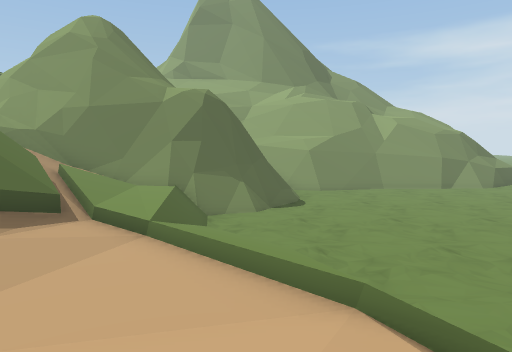
view 1 (above)

16 first-person views from a walk through a 3-D level made in the Unity game engine. The camera is 1.3 m above the floor, tilts 6° down and sees 75° across. The floor is counted in squares, 2 m on a side. Each view is taken from the middle of a square. On the plan, view 1 faces up. The plan holds only what a view shows up to about 10 squares ahead; the rest is blank. The place goes on beyond the plan. Some animated figures are not drawn.

view 2
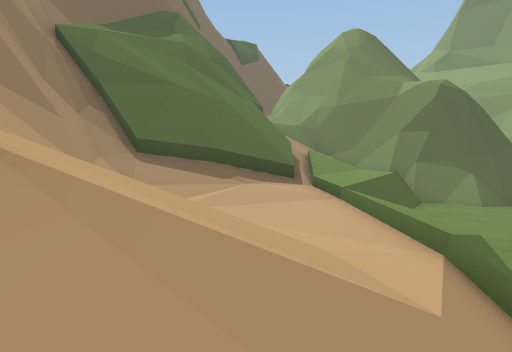

view 3
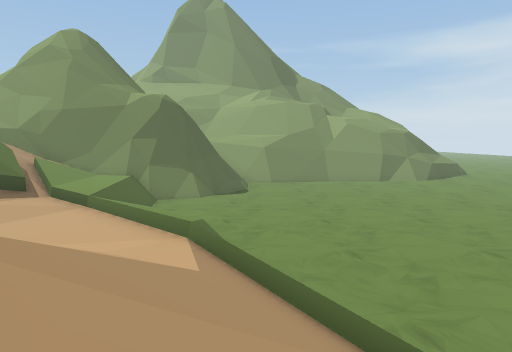

view 4
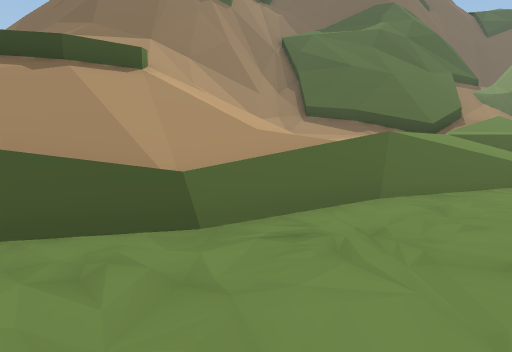

view 5
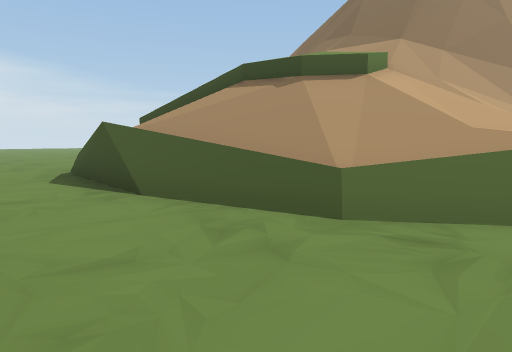

view 6
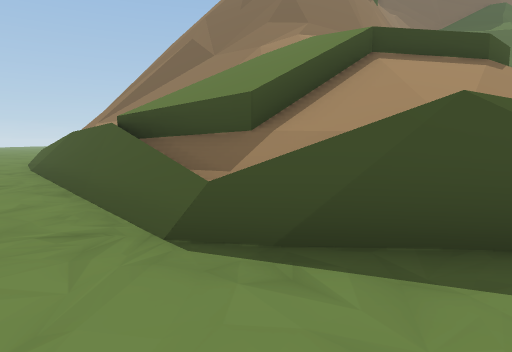

view 7
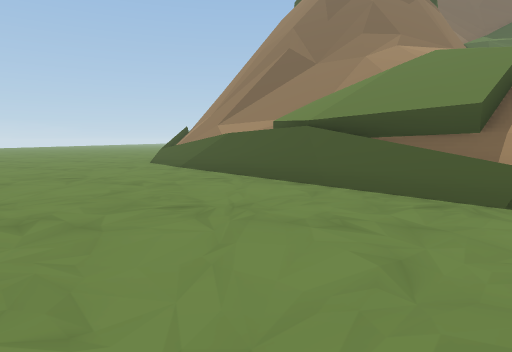

view 8
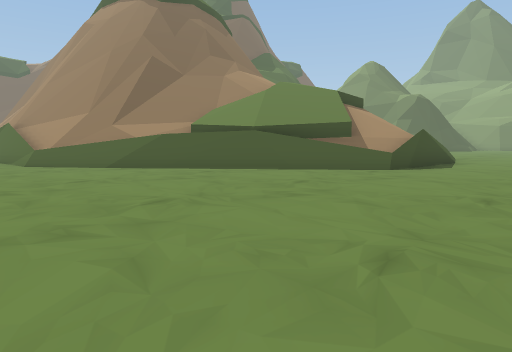

view 9
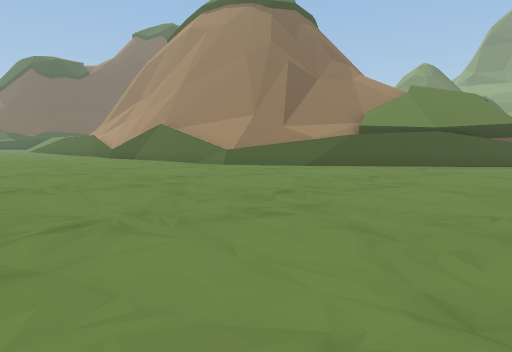

view 10
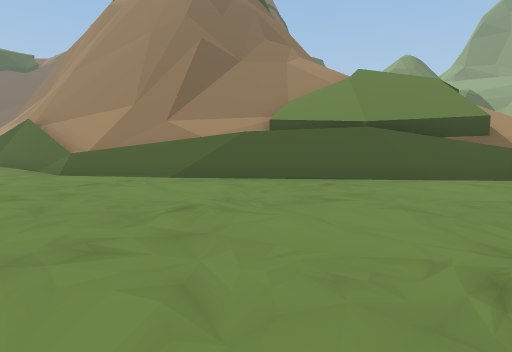

view 11
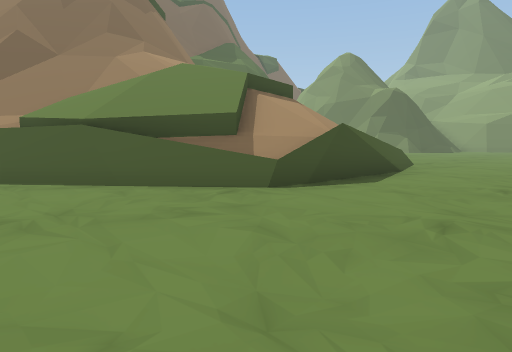

view 12
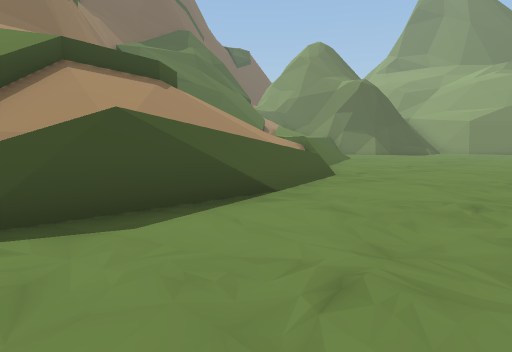

view 13
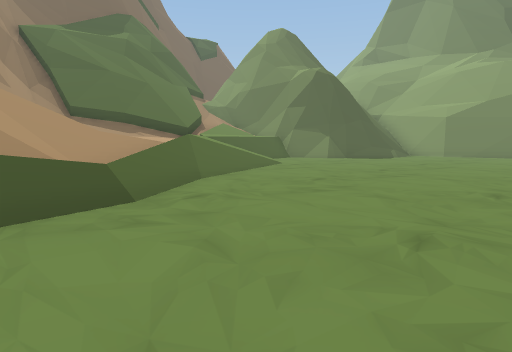

view 14
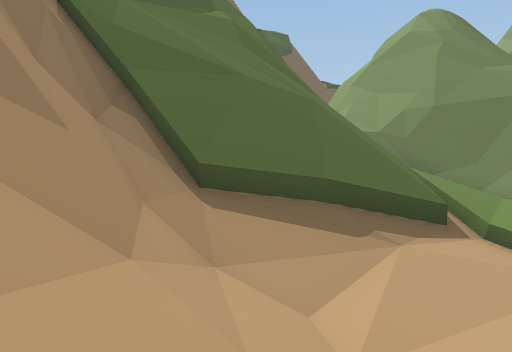

view 15
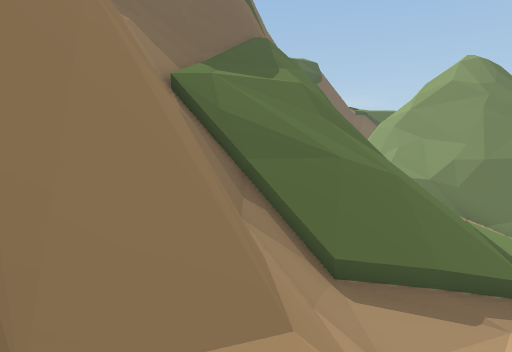

view 16
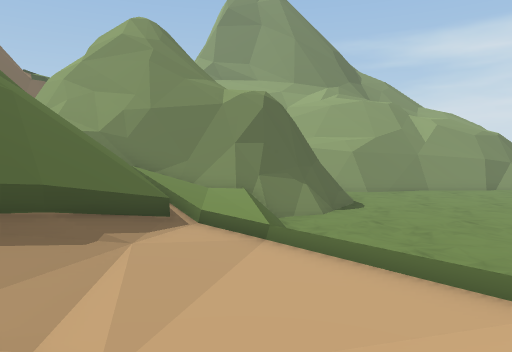

### Floor plan
Key: @ floor where view 1 was taken; # wall or solid block; . main floor; : floor 1.75 m higher than the main floor; / step, stairs or slope; = window, fence, low wall or low ledge; ^ raised ledge; v drop or lower ground.
Columns run from 9 left of view 1 to 7 right of it. Each row starts with its distance up from view 1.
 10   =######=.......
  9     ////.........
  8   ^^=////........
  7    #^=////.......
  6     #^/////......
  5     #^/:///......
  4  ####//:://......
  3 ##^^///::://.....
  2 #=/////////=.....
  1  ^^^^//  ///=....
  0     ^^=//@///....
 -1     ^=///^///=...
 -2     ^^//^^^//v...
 -3     ^=//  ^//v...
 -4      =//^^^//v...
 -5      ////^^^/=...
 -6     ^=//^^^^==...
 -7     #=//^^^=.....
 -8    ##==//#=......
 -9    ^^=#/==.......
-10  #^^=##==........
-11  ###===..........
-12    ..............
-13    ..............
-14   ............
-15   ............
-16    ...........
-17          .....

Positions as (right, up) in squares from view 1, and headings:
1: (0, 0), facing up
2: (2, -1), facing up-left
3: (2, -2), facing up
4: (6, 1), facing left
5: (6, 2), facing down-left
6: (6, -5), facing left
7: (7, -8), facing left
8: (7, -13), facing up-left
9: (4, -17), facing up-left
10: (4, -13), facing up-left
11: (7, -9), facing up-left
12: (7, -5), facing up-left
13: (7, -1), facing up-left
14: (-2, 0), facing up-left
15: (-3, -2), facing up-left
16: (-2, 0), facing up
